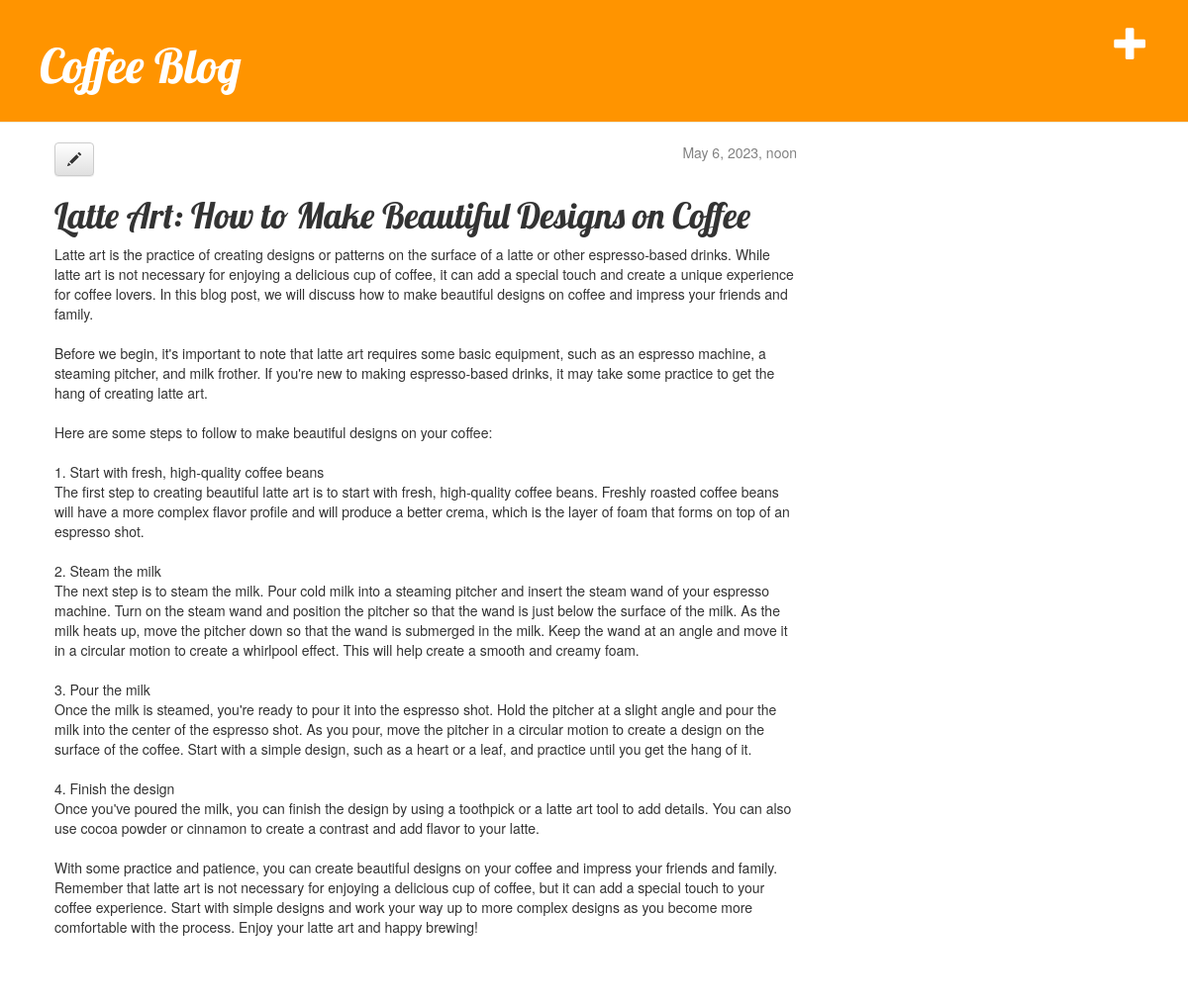
Page /post/2/ (signed in) on the committed database.
### blog/models.py (models this page shows, shortened)
class Post(models.Model):
    author = models.ForeignKey(settings.AUTH_USER_MODEL, on_delete=models.CASCADE)
    title = models.CharField(max_length=200)
    text = models.TextField()
    created_date = models.DateTimeField(
            default=timezone.now)
    published_date = models.DateTimeField(
            blank=True, null=True)

### blog/views.py (the view)
# urls.py: path('post/<int:pk>/', views.post_detail, name='post_detail'),
def post_detail(request, pk):
    post = get_object_or_404(Post, pk=pk)
    return render(request, 'blog/post_detail.html', {'post': post})

### blog/templates/blog/post_detail.html
{% extends 'blog/base.html' %}
{% block content %}
    <div class="post">
        {% if post.published_date %}
            <div class="date">
                {{ post.published_date }}
            </div>
        {% endif %}
        {% if user.is_authenticated %}
            <a class="btn btn-default" href="{% url 'post_edit' pk=post.pk %}"><span class="glyphicon glyphicon-pencil"></span></a>
        {% endif %}
        <h1>{{ post.title }}</h1>
        <p>{{ post.text|linebreaksbr }}</p>
    </div>
{% endblock %}

### blog/static/css/blog.css (style rules this page uses)
h1, h2, h3, h4 { font-family: 'Lobster', cursive; }
.date { float: right; color: #828282; }
.post { margin-bottom: 70px; }

### rows in the picture
Post: published_date "May 6, 2023, noon", title "Latte Art: How to Make Beautiful Designs on Coffee", text "Latte art is the practice of creating designs or patterns on the surface of a latte or other espresso-based drinks. While latte art is not necessary for enjoying a delicious cup of coffee, it can add a special touch and create a unique experience for coffee lovers. In this blog post, we will discuss how to make beautiful designs on coffee and impress your friends and family. Before we begin, it's important to note that latte art requires some basic equipment, such as an espresso machine, a steaming pitcher, and milk frother. If you're new to making espresso-based drinks, it may take some practice to get the hang of creating latte art. Here are some steps to follow to make beautiful designs…"
